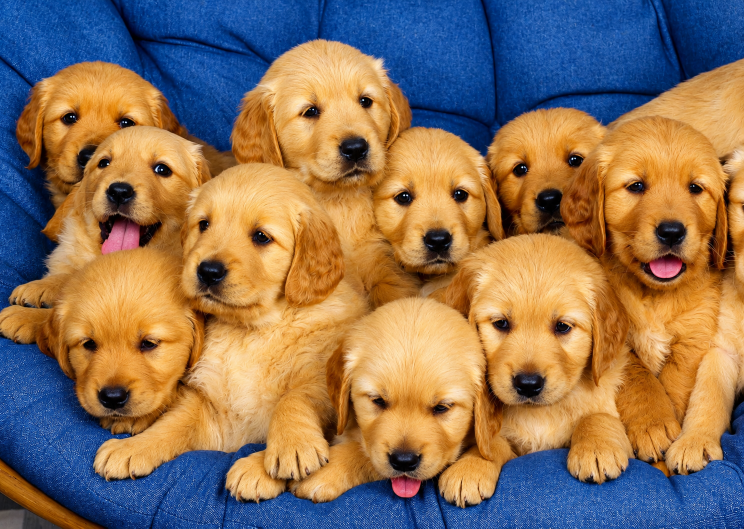
#> input picture modelos_treinamento/ChatGPT Image 26 de mai. de 2026, 13_53_33.png, 1488 x 1057 px (shown at 1/2 size); its folder holds only this picture in this run
$ python -i tentativa_ruido.py   (imports and definitions only)   (older library calls are emulated)
#> lines starting #> are read from the running program, lines starting #| are printed output that depends on the picture
import os
import time
import numpy as np
from pathlib import Path
from PIL import Image, ImageFile
ImageFile.LOAD_TRUNCATED_IMAGES = True
import cv2
from scipy.ndimage import convolve
from sklearn.neural_network import MLPClassifier
from sklearn.preprocessing import StandardScaler
from sklearn.pipeline import Pipeline
from sklearn.metrics import classification_report, confusion_matrix, roc_auc_score
import joblib

TRAIN_REAL = r'C:\Users\JoaoC\OneDrive\Desktop\DSXIZ\train\real'
TRAIN_FAKE = r'C:\Users\JoaoC\OneDrive\Desktop\DSXIZ\train\fake'
TEST_REAL  = r'C:\Users\JoaoC\OneDrive\Desktop\DSXIZ\test\real'
TEST_FAKE  = r'C:\Users\JoaoC\OneDrive\Desktop\DSXIZ\test\fake'

EXTS       = {'.jpg', '.jpeg', '.png', '.webp', '.bmp'}
RESIZE_TO  = (256, 256)
PATCH_SIZE = 32
N_PATCHES  = 3  # top N patches de alta e baixa frequência

# Filtros SRM (extração de ruído)
SRM_FILTERS = [
    np.array([[0, 0, 0], [0, -1, 1], [0, 0, 0]], dtype=np.float32),
    np.array([[0, 0, 0], [0, -1, 0], [0, 1, 0]], dtype=np.float32),
    np.array([[0, 0, 0], [0, -2, 1], [0, 1, 0]], dtype=np.float32),
]


def apply_srm(patch: np.ndarray) -> np.ndarray:
    """Aplica filtros SRM no patch e retorna o padrão de ruído."""
    results = []
    for f in SRM_FILTERS:
        filtered = convolve(patch.astype(np.float32), f)
        results.append(float(np.mean(np.abs(filtered))))
        results.append(float(np.std(filtered)))
    return np.array(results)


def dct_score(patch: np.ndarray) -> float:
    """Calcula score de frequência do patch via DCT."""
    dct = cv2.dct(patch.astype(np.float32))
    return float(np.sum(np.abs(dct)))


def extract_features(image_path: str) -> np.ndarray:
    """Extrai features DCT + SRM de uma imagem."""
    img = Image.open(image_path).convert("L").resize(RESIZE_TO)
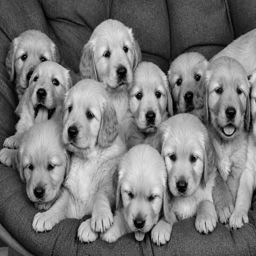
#> img: PIL image 256x256 L; min 0, max 233, mean 119
    arr = np.array(img, dtype=np.float32) / 255.0

    h, w = arr.shape
#> h = 256; w = 256
    patches = []

    # Divide a imagem em patches e calcula score DCT de cada um
    for y in range(0, h - PATCH_SIZE + 1, PATCH_SIZE):
        for x in range(0, w - PATCH_SIZE + 1, PATCH_SIZE):
            patch = arr[y:y+PATCH_SIZE, x:x+PATCH_SIZE]
            score = dct_score(patch)
            patches.append((score, patch))
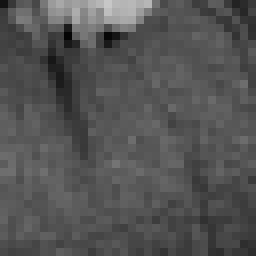
#> patch: shape (32, 32) float32 (shown 8 times larger); min 0.0157, max 0.78, mean 0.328
#> after the loop, patches = 64 items

    if not patches:
        return None

    # Ordena por score DCT
    patches.sort(key=lambda p: p[0])

    # Pega os N de menor e N de maior frequência
    low_patches  = [p for _, p in patches[:N_PATCHES]]
#> low_patches = 3 items
    high_patches = [p for _, p in patches[-N_PATCHES:]]
#> high_patches = 3 items

    # Extrai features SRM de cada patch selecionado
    features = []
    for patch in low_patches + high_patches:
        features.extend(apply_srm(patch))
#> this loop made 6 passes
#> after the loop, features = 36 values, max 0.136 at index 35, min 0.0166 at index 8, mean 0.054

    laplacian = cv2.Laplacian((arr * 255).astype(np.uint8), cv2.CV_64F)
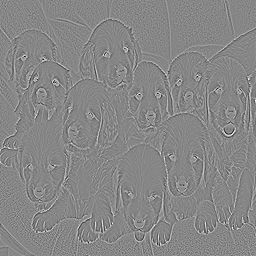
#> laplacian: shape (256, 256) float64; min -277, max 246, mean 0; drawn with min black and max white
    features.extend([
        float(np.var(laplacian)),
        float(np.mean(np.abs(laplacian))),
        float(np.std(laplacian)),
        float(np.percentile(np.abs(laplacian), 90)),
    ])

    return np.array(features)


def processar_diretorio(directory: str, label: int):
    """Processa todas as imagens de um diretório e retorna features e labels."""
    X, y  = [], []
    paths = [p for p in Path(directory).rglob('*') if p.suffix.lower() in EXTS]
    print(f"  {len(paths)} imagens em '{Path(directory).name}/'")

    start = time.time()
    for i, path in enumerate(paths):
        if i > 0 and i % 1000 == 0:
            elapsed  = time.time() - start
            restante = (elapsed / i) * (len(paths) - i)
            print(f"  {i}/{len(paths)} — ~{restante/60:.1f} min restantes")
        try:
            features = extract_features(str(path))
            if features is not None:
                X.append(features)
                y.append(label)
        except Exception as e:
            print(f"  Erro: {path.name} — {e}")

    return X, y


# [44 lines not run here, left out]

>>> result = extract_features('ChatGPT Image 26 de mai. de 2026, 13_53_33.png')
#> result = 40 values, max 926.2 at index 36, min 0.0166 at index 8, mean 25.63
